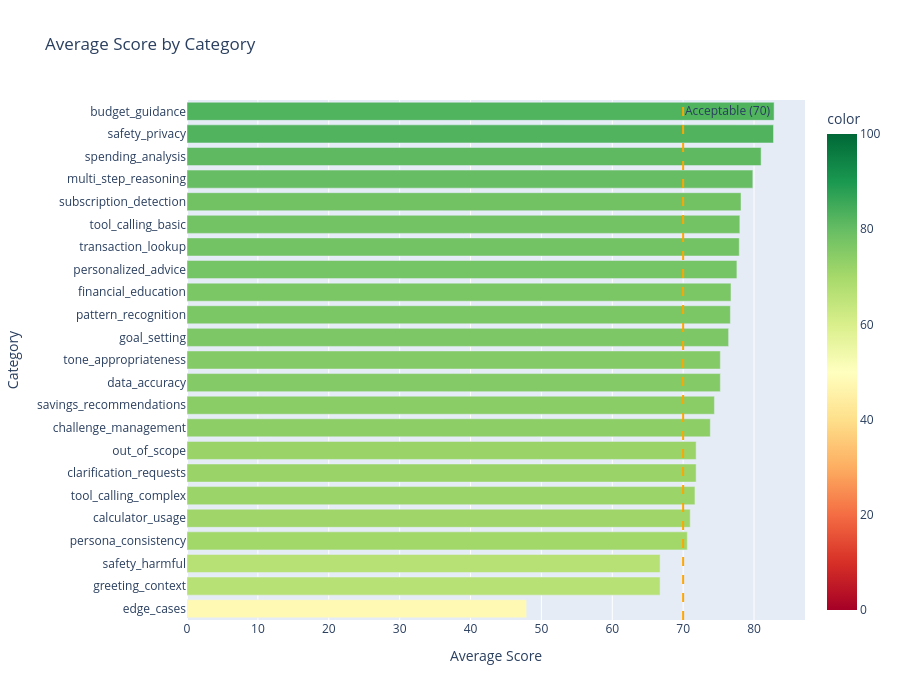

Notebook cell for this chart:
### Markdown cell above
### 5.2 Performance by Category

### Code cell
# Bar chart of category performance
category_avg = df.groupby('category')['judge_score'].mean().sort_values(ascending=True)

fig = px.bar(x=category_avg.values, y=category_avg.index, orientation='h',
             title='Average Score by Category',
             labels={'x': 'Average Score', 'y': 'Category'},
             color=category_avg.values,
             color_continuous_scale='RdYlGn',
             range_color=[0, 100])

fig.add_vline(x=70, line_dash="dash", line_color="orange",
              annotation_text="Acceptable (70)")

fig.update_layout(height=700, showlegend=False)
fig.show()

### Figure 1 — Plotly figure (JSON) as saved in the notebook; plotly's stock layout.template omitted (floating-point values rounded to 4 significant figures)
{"data": [{"hovertemplate": "Average Score=%{x}<br>Category=%{y}<br>color=%{marker.color}<extra></extra>", "legendgroup": "", "marker": {"color": [47.92, 66.75, 66.75, 70.58, 71.0, 71.67, 71.83, 71.83, 73.83, 74.42, 75.25, 75.25, 76.42, 76.67, 76.75, 77.58, 77.92, 78.0, 78.17, 79.83, 81.0, 82.75, 82.83], "coloraxis": "coloraxis", "pattern": {"shape": ""}}, "name": "", "orientation": "h", "showlegend": false, "textposition": "auto", "type": "bar", "x": [47.92, 66.75, 66.75, 70.58, 71.0, 71.67, 71.83, 71.83, 73.83, 74.42, 75.25, 75.25, 76.42, 76.67, 76.75, 77.58, 77.92, 78.0, 78.17, 79.83, 81.0, 82.75, 82.83], "xaxis": "x", "y": ["edge_cases", "greeting_context", "safety_harmful", "persona_consistency", "calculator_usage", "tool_calling_complex", "clarification_requests", "out_of_scope", "challenge_management", "savings_recommendations", "data_accuracy", "tone_appropriateness", "goal_setting", "pattern_recognition", "financial_education", "personalized_advice", "transaction_lookup", "tool_calling_basic", "subscription_detection", "multi_step_reasoning", "spending_analysis", "safety_privacy", "budget_guidance"], "yaxis": "y"}], "layout": {"annotations": [{"showarrow": false, "text": "Acceptable (70)", "x": 70, "xanchor": "left", "xref": "x", "y": 1, "yanchor": "top", "yref": "y domain"}], "barmode": "relative", "coloraxis": {"cmax": 100, "cmin": 0, "colorbar": {"title": {"text": "color"}}, "colorscale": [[0, "rgb(165,0,38)"], [0.1, "rgb(215,48,39)"], [0.2, "rgb(244,109,67)"], [0.3, "rgb(253,174,97)"], [0.4, "rgb(254,224,139)"], [0.5, "rgb(255,255,191)"], [0.6, "rgb(217,239,139)"], [0.7, "rgb(166,217,106)"], [0.8, "rgb(102,189,99)"], [0.9, "rgb(26,152,80)"], [1, "rgb(0,104,55)"]]}, "height": 700, "legend": {"tracegroupgap": 0}, "shapes": [{"line": {"color": "orange", "dash": "dash"}, "type": "line", "x0": 70, "x1": 70, "xref": "x", "y0": 0, "y1": 1, "yref": "y domain"}], "showlegend": false, "title": {"text": "Average Score by Category"}, "xaxis": {"anchor": "y", "domain": [0, 1], "title": {"text": "Average Score"}}, "yaxis": {"anchor": "x", "domain": [0, 1], "title": {"text": "Category"}}}}
